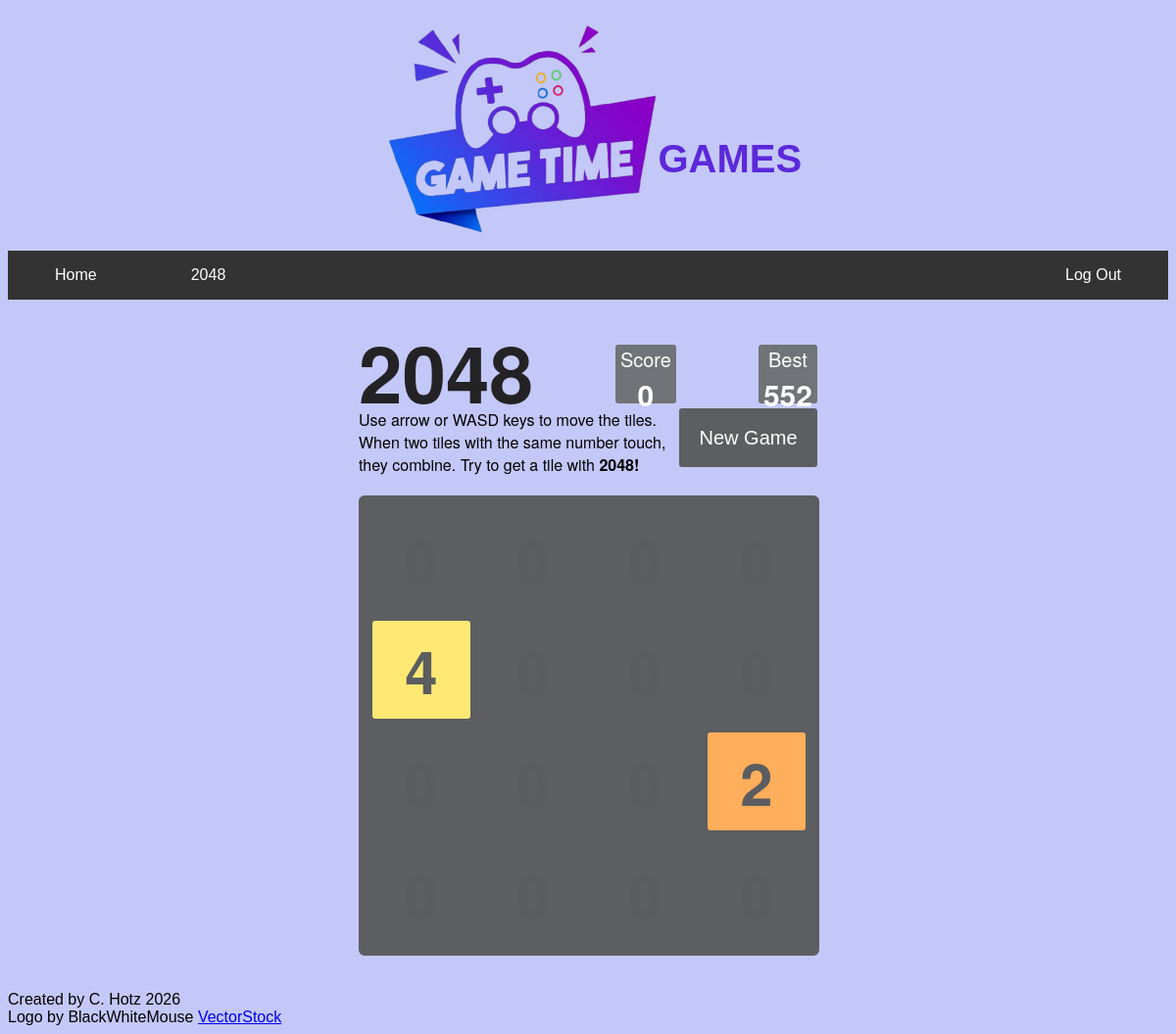
The app's page /2048 (signed in), older data.
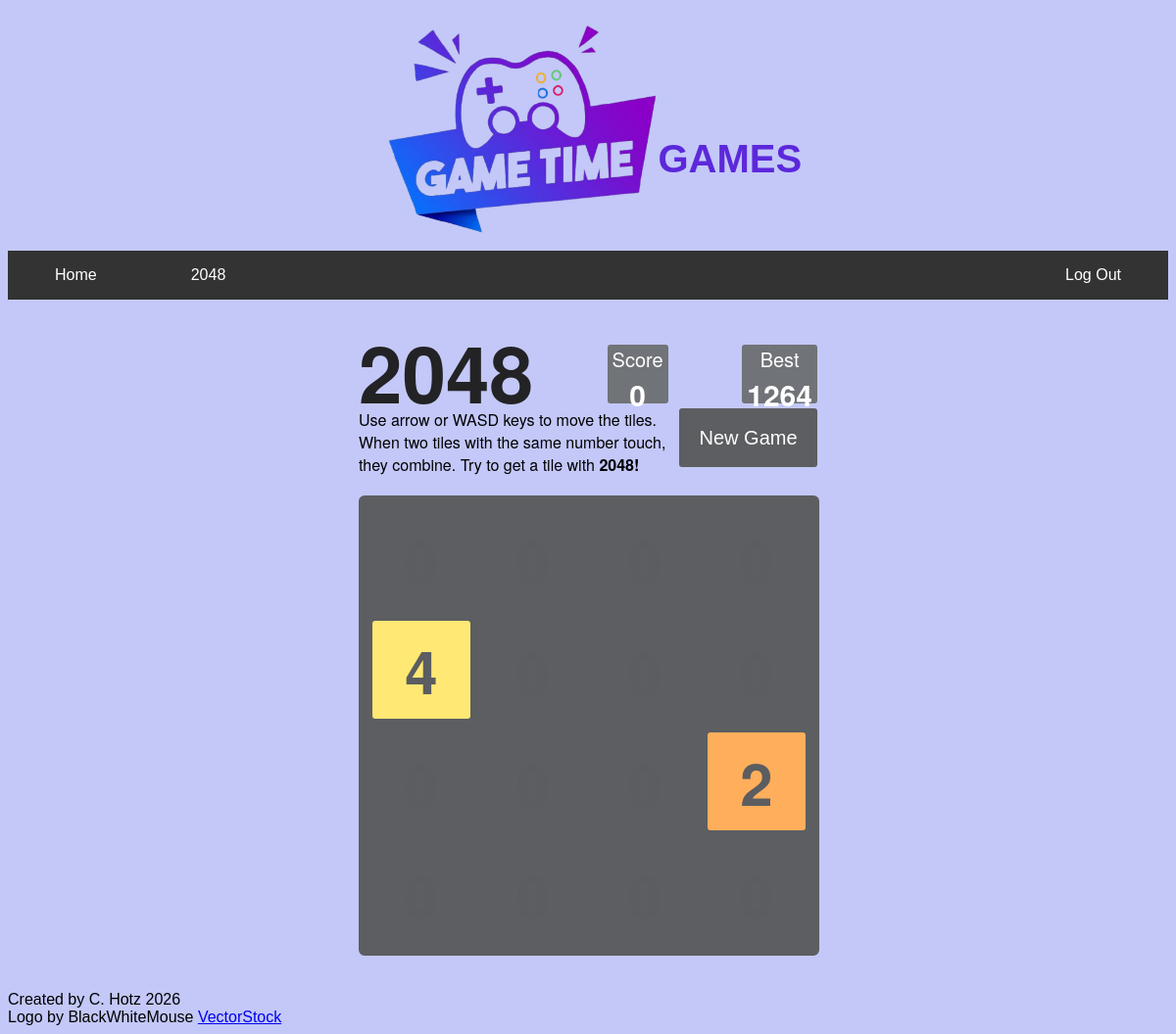
The same page, newer data.
### tables this page shows
CREATE TABLE scores (
    id INTEGER PRIMARY KEY AUTOINCREMENT,
    user_id INTEGER NOT NULL,
    game TEXT NOT NULL,   
    highscore INTEGER DEFAULT 0,
    FOREIGN KEY (user_id) REFERENCES users(id)
);

### app.py (the view)
@app.route("/2048")
def G_2048():
    highscore = 0
    if session.get("user_id"):
        rows = db.execute("SELECT highscore FROM scores WHERE user_id = ? AND game = '2048'", session["user_id"])
        if rows:
            highscore = rows[0]["highscore"]
        else:
            db.execute("INSERT INTO scores (user_id, game, highscore) VALUES (?, ?, ?)", session["user_id"], "2048", 0)
    return render_template("2048.html", highscore=highscore)

### templates/2048.html (shortened to what this page needs)
{% extends "layout.html" %}
{% block link %}
<link href="../static/2048.css" rel="stylesheet">
{% endblock %}
{% block main %}
    <div class="container">
        <div class="info">
            <h2>2048</h2>
            <div class="score-container">
                <p class="score-title">Score</p>
                <h3 id="score">0</h3>
            </div>
            <div class="best-container">
                <p class="best-title">Best</p>
                {% if highscore is not none %}
                <h3 id="best">{{ highscore }}</h3>
                {% else %}
                <h3 id="best">0</h3>
                {% endif %}
            </div>
        </div>
        <div class="info2">
            <p id="result">Use arrow or WASD keys to move the tiles. <br> When two tiles with the same number touch, they combine. Try to get a tile with <b>2048!</b></p>
            <button id="new-game">New Game</button>
        </div>
        <div class="grid"></div>
    </div>
{% endblock %}

### templates/layout.html (shortened to what this page needs)
<!DOCTYPE html>
<html lang="en">
<head>
    <link href="../static/styles.css" rel="stylesheet">
    {% block link %}{% endblock %}
</head>
<body>
    <header>
        <div class="game-time-games">
            <img src="../static/game-time-joypad-label-vector-50472179-removebg-preview.png" alt="logo" id="game-time">
            <h1>GAMES</h1>
        </div>
        <nav>
            <ul>
                <li><a href="/">Home</a></li>
                <li><a href="/2048">2048</a></li>
                {% if session.get("user_id") %}
                    <li id="nav-right"><a href="/logout">Log Out</a></li>
                {% else %}
                    <li id="nav-right"><a href="/login">Log In</a></li>
                    <li><a href="/register">Register</a></li>
                {% endif %}
            </ul>
        </nav>
    </header>
    <main class="main">
        {% block main %}{% endblock %}
    </main>
    <footer>
        Created by C. Hotz 2026<br>
        Logo by BlackWhiteMouse <a href="https://www.vectorstock.com/royalty-free-vector/game-time-joypad-label-vector-50472179" target="_blank" rel="noopener">VectorStock</a>
    </footer>
</body>
</html>

### static/styles.css (style rules this page uses)
body { background-color: #c3c8f8; font-family: Arial, sans-serif; }
.game-time-games { display: flex; justify-content: center; align-items: center; margin-top: 1em; }
#game-time { height: 30vh; margin-left: -2em; margin-right: -1em; }
h1 { justify-content: center; margin-top: 2em; margin-left: -1em; color: #5c28da; font-size: 5vh; }
header nav ul { list-style-type: none; margin: 0; padding: 0; display: flex; justify-content: center; background-color: #333333; }
header nav ul li a { display: block; padding: 1em 3em; text-decoration: none; color: white; }
header nav ul #nav-right { margin-left: auto; }
.main { margin-bottom: 1em; margin-top: 1em; }

### static/2048.css (style rules this page uses)
:root { --grid: #5C5E61; --orange: #FFAE5B; --yellow: #FFE873; --ltgreen: #2DFA7E; --dkgreen: #23D997; --ltblue: #15B0EA; --dkblue: #0982D9; --indigo: #984BF5; --purple: #CD36FF; }
main { display: flex; justify-content: center; font-family: "Clear Sans", "Helvetica Neue", Arial, sans-serif; }
h2 { font-size: 80px; line-height: 0.7; color: #232325; margin: 0; }
h3, p { margin: 0; }
.container { width: 468px; margin-top: 30px; }
.info { display: flex; justify-content: space-between; margin-bottom: 0; }
.info2 { display: flex; justify-content: space-between; margin-bottom: 0; margin-top: 5px; }
.score-container, .best-container { text-align: center; display: inline-block; padding-left: 5px; padding-right: 5px; height: 60px; border-radius: 3px; background-color: #707377; color: white; }
#score, #best { font-size: 30px; }
.score-title, .best-title { font-size: 20px; }
#new-game { text-align: center; font-size: 20px; width: 250px; height: 60px; border: none; border-radius: 3px; background-color: #5c5e61; color: white; }
.grid { display: flex; flex-wrap: wrap; width: 456px; height: 456px; background-color: #5C5E61; border: 7px solid #5C5E61; border-radius: 6px; margin-top: 20px; margin-bottom: 20px; }

Row changes from the older to the newer data that the page shows:
changed scores: highscore "552" → "1264"
